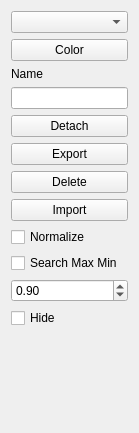
       <widget class="QWidget" name="scrollAreaWidgetContents_3">
        <property name="geometry">
         <rect>
          <x>0</x>
          <y>0</y>
          <width>139</width>
          <height>433</height>
         </rect>
        </property>
        <layout class="QVBoxLayout" name="verticalLayout_13">
         <item>
          <widget class="QComboBox" name="plotList"/>
         </item>
         <item>
          <widget class="QPushButton" name="plotColorBt">
           <property name="text">
            <string>Color</string>
           </property>
          </widget>
         </item>
         <item>
          <widget class="QLabel" name="label_17">
           <property name="text">
            <string>Name</string>
           </property>
          </widget>
         </item>
         <item>
          <widget class="QLineEdit" name="plotNameT"/>
         </item>
         <item>
          <widget class="QPushButton" name="plotDetach">
           <property name="text">
            <string>Detach</string>
           </property>
          </widget>
         </item>
         <item>
          <widget class="QPushButton" name="plotExport">
           <property name="text">
            <string>Export</string>
           </property>
          </widget>
         </item>
         <item>
          <widget class="QPushButton" name="plotDelete">
           <property name="text">
            <string>Delete</string>
           </property>
          </widget>
         </item>
         <item>
          <widget class="QPushButton" name="plotImport">
           <property name="text">
            <string>Import</string>
           </property>
          </widget>
         </item>
         <item>
          <widget class="QCheckBox" name="plotnormalize">
           <property name="text">
            <string>Normalize</string>
           </property>
          </widget>
         </item>
         <item>
          <widget class="QCheckBox" name="plotSearchMaxMin">
           <property name="text">
            <string>Search Max Min</string>
           </property>
          </widget>
         </item>
         <item>
          <widget class="QDoubleSpinBox" name="plotPersistence">
           <property name="toolTip">
            <string>Max/Min persistence</string>
           </property>
           <property name="value">
            <double>0.900000000000000</double>
           </property>
          </widget>
         </item>
         <item>
          <widget class="QCheckBox" name="plotHide">
           <property name="text">
            <string>Hide</string>
           </property>
          </widget>
         </item>
         <item>
          <spacer name="verticalSpacer">
           <property name="orientation">
            <enum>Qt::Vertical</enum>
           </property>
           <property name="sizeHint" stdset="0">
            <size>
             <width>20</width>
             <height>40</height>
            </size>
           </property>
          </spacer>
         </item>
        </layout>
       </widget>
